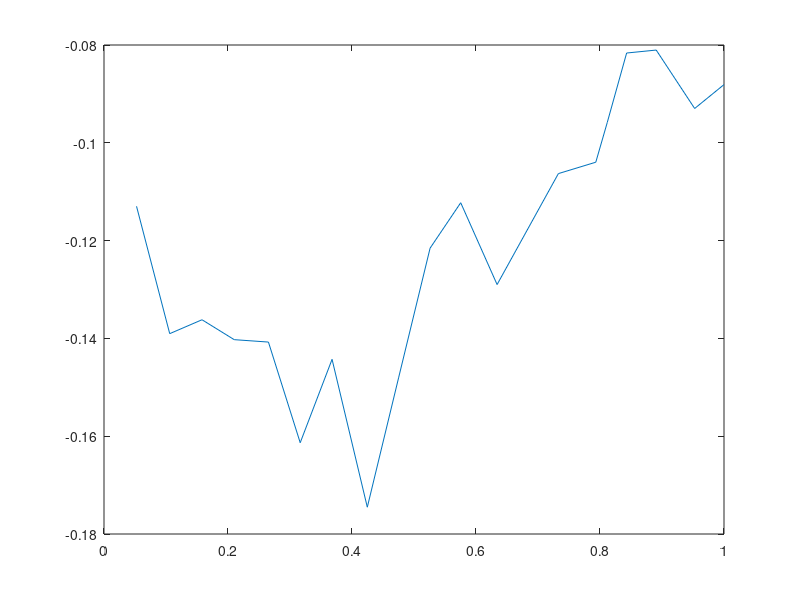
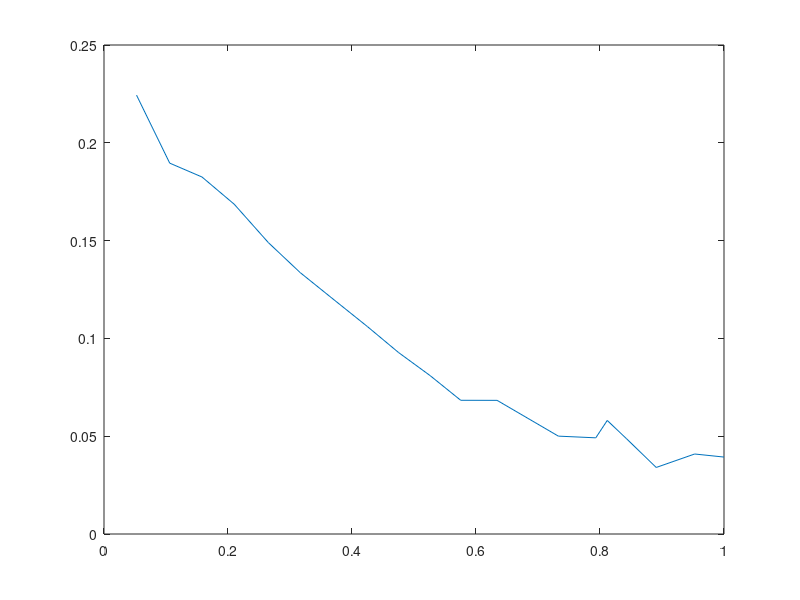

MATLAB code for these plots, in order:

load theta_OperationResults_Theta1_AssemblyTable.mat
load theta_OperationResults_Theta2_AssemblyTable.mat
load GeneratedCyc_Index.mat


for rowNo = 1:length(Asb_1_ThetaTable(:,1))

    rowTemp_1 = Asb_1_ThetaTable(rowNo,2:end);
    rowTemp_2 = Asb_2_ThetaTable(rowNo,2:end);
    
    if sum(isnan(rowTemp_1))
        rowTemp_1(isnan(rowTemp_1) == 1) = mean(rowTemp_1(isnan(rowTemp_1) == 0));
    end

    Asb_1_ThetaTable(rowNo,2:end) = rowTemp_1;

    if sum(isnan(rowTemp_2))
        rowTemp_2(isnan(rowTemp_2) == 1) = mean(rowTemp_2(isnan(rowTemp_2) == 0));
    end
    
    Asb_2_ThetaTable(rowNo,2:end) = rowTemp_2;

    % theta_OperationResults_mean (tom)
    tom_0122to0125(rowNo,1) = GeneratedCyc_Index(rowNo);
    tom_0122to0125(rowNo,2) = mean(Asb_1_ThetaTable(rowNo,2:end));
    tom_0122to0125(rowNo,3) = mean(Asb_2_ThetaTable(rowNo,2:end));

end

tom_0122to0125 = sortrows(tom_0122to0125,1);

figure
title('theta 1')
xlabel('Hw Prop')
ylabel('theta 1')
plot(tom_0122to0125(2:end,1),tom_0122to0125(2:end,2))

figure
title('theta 2')
xlabel('Hw Prop')
ylabel('theta 2')
plot(tom_0122to0125(2:end,1),tom_0122to0125(2:end,3))